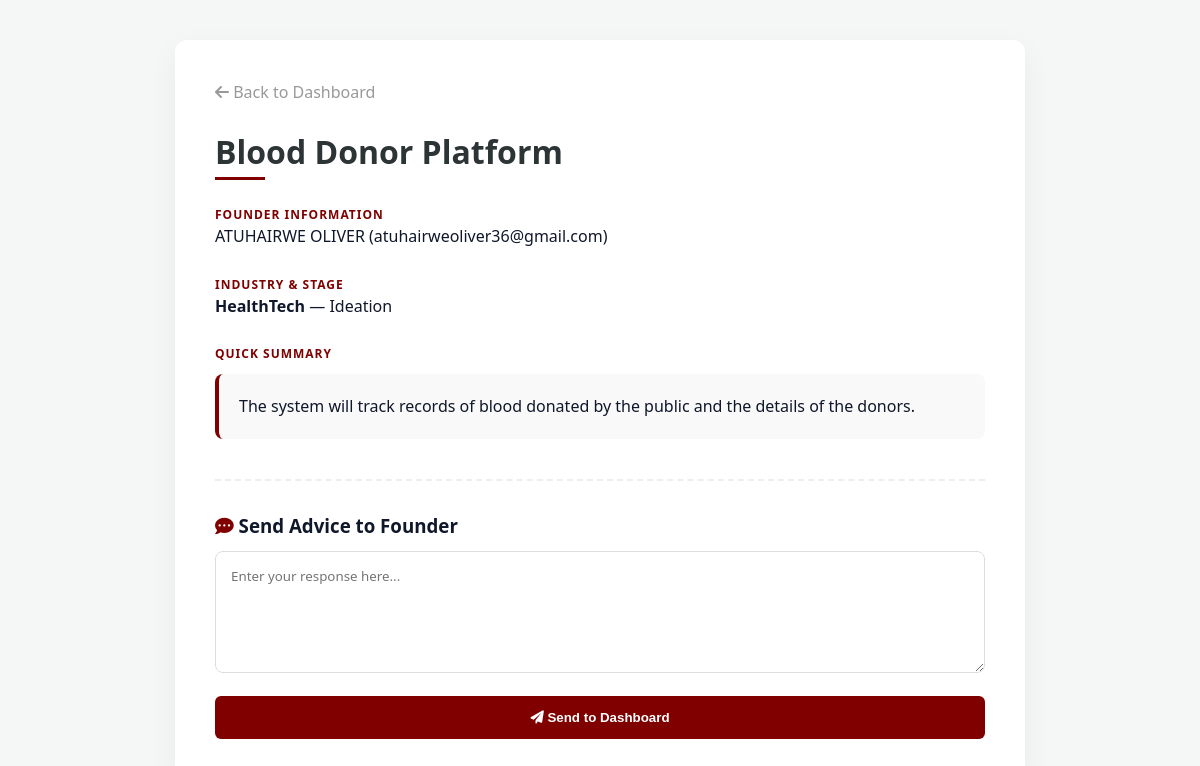
Screenshot of /view_project.php?id=4 (signed in) with the database file from the repository.
### tables this page shows
CREATE TABLE `innovations` (
  `id` int(11) NOT NULL,
  `user_id` int(11) NOT NULL,
  `title` varchar(200) NOT NULL,
  `short_description` varchar(255) DEFAULT NULL,
  `long_description` text DEFAULT NULL,
  `industry` varchar(100) DEFAULT NULL,
  `stage` enum('Ideation','MVP','Market Ready','Scaling') DEFAULT 'Ideation',
  `logo_url` varchar(255) DEFAULT 'default_logo.png',
  `is_featured` tinyint(1) DEFAULT 0,
  `status` enum('pending','approved','rejected') DEFAULT 'pending',
  `created_at` timestamp NOT NULL DEFAULT current_timestamp()
);

CREATE TABLE `users` (
  `id` int(11) NOT NULL,
  `full_name` varchar(100) NOT NULL,
  `email` varchar(150) NOT NULL,
  `password_hash` varchar(255) NOT NULL,
  `role` enum('admin','innovator','mentor') DEFAULT 'innovator',
  `created_at` timestamp NOT NULL DEFAULT current_timestamp()
);

### view_project.php (the view, shortened to what this page needs)
<?php
include 'db.php';
$id = mysqli_real_escape_string($conn, $_GET['id']);
$query = $conn->query("SELECT i.*, u.full_name, u.email, u.id as founder_id FROM innovations i
                       JOIN users u ON i.user_id = u.id
                       WHERE i.id = '$id'");
$project = $query->fetch_assoc();
?>
<!DOCTYPE html>
<html lang="en">
<head>
    <link rel="stylesheet" href="css/style.css">
    <link rel="stylesheet" href="https://cdnjs.cloudflare.com/ajax/libs/font-awesome/6.0.0/css/all.min.css">
</head>
<body>
    <div class="detail-card">
        <a href="admin_dashboard.php" style="text-decoration:none; color:#999;"><i class="fas fa-arrow-left"></i> Back to Dashboard</a>
        <h1 style="margin-top:20px; color: #2d3436;"><?php echo htmlspecialchars($project['title']); ?></h1>
        <div style="width: 50px; height: 3px; background: #800000; margin-bottom: 20px;"></div>
        <span class="label">Founder Information</span>
        <p><?php echo htmlspecialchars($project['full_name']); ?> (<?php echo htmlspecialchars($project['email']); ?>)</p>
        <span class="label">Industry & Stage</span>
        <p><strong><?php echo htmlspecialchars($project['industry']); ?></strong> — <?php echo htmlspecialchars($project['stage']); ?></p>
        <span class="label">Quick Summary</span>
        <div class="desc-box">
            <?php echo nl2br(htmlspecialchars($project['short_description'])); ?>
        </div>
        <div class="compose-box">
            <h3><i class="fas fa-comment-dots" style="color: #800000;"></i> Send Advice to Founder</h3>
            <form method="POST">
                <textarea name="message_text" rows="5" placeholder="Enter your response here..." required></textarea>
                <button type="submit" name="send_internal_msg" class="btn-send">
                    <i class="fas fa-paper-plane"></i> Send to Dashboard
                </button>
            </form>
        </div>
    </div>
</body>
</html>

### css/style.css (style rules this page uses)
:root { --maroon: #800000; --maroon-dark: #660000; --blue-black: #1a1a2e; --white: #ffffff; --black: #000000; --light-bg: #f8fafc; --text-main: #0f172a; --text-muted: #475569; --border-color: #e2e8f0; }
* { margin: 0; padding: 0; box-sizing: border-box; }
body { font-family: 'Segoe UI', Tahoma, Geneva, Verdana, sans-serif; line-height: 1.6; color: var(--text-main); background-color: var(--white); }

### view_project.php (style rules this page uses)
body { background: #f4f7f6; padding: 40px; font-family: 'Segoe UI', sans-serif; }
.detail-card { background: white; padding: 40px; border-radius: 12px; max-width: 850px; margin: 0 auto; box-shadow: 0 10px 30px rgba(0,0,0,0.05); }
.label { font-weight: bold; color: #800000; text-transform: uppercase; font-size: 0.75rem; display: block; margin-top: 25px; letter-spacing: 1px; }
.desc-box { background: #f9f9f9; padding: 20px; border-radius: 8px; border-left: 4px solid #800000; margin-top: 10px; line-height: 1.6; }
.compose-box { margin-top: 40px; padding-top: 30px; border-top: 2px dashed #eee; }
textarea { width: 100%; padding: 15px; border: 1px solid #ddd; border-radius: 8px; margin-top: 10px; resize: vertical; font-family: inherit; }
.btn-send { background: #800000; color: white; border: none; padding: 14px 28px; border-radius: 6px; cursor: pointer; width: 100%; font-weight: 600; margin-top: 15px; transition: 0.3s; }

### rows the page displays
innovations: title "Blood Donor Platform", user.full_name "ATUHAIRWE OLIVER", user.email "atuhairweoliver36@gmail.com", industry "HealthTech", stage "Ideation", short_description "The system will track records of blood donated by the public and the details of the donors."
